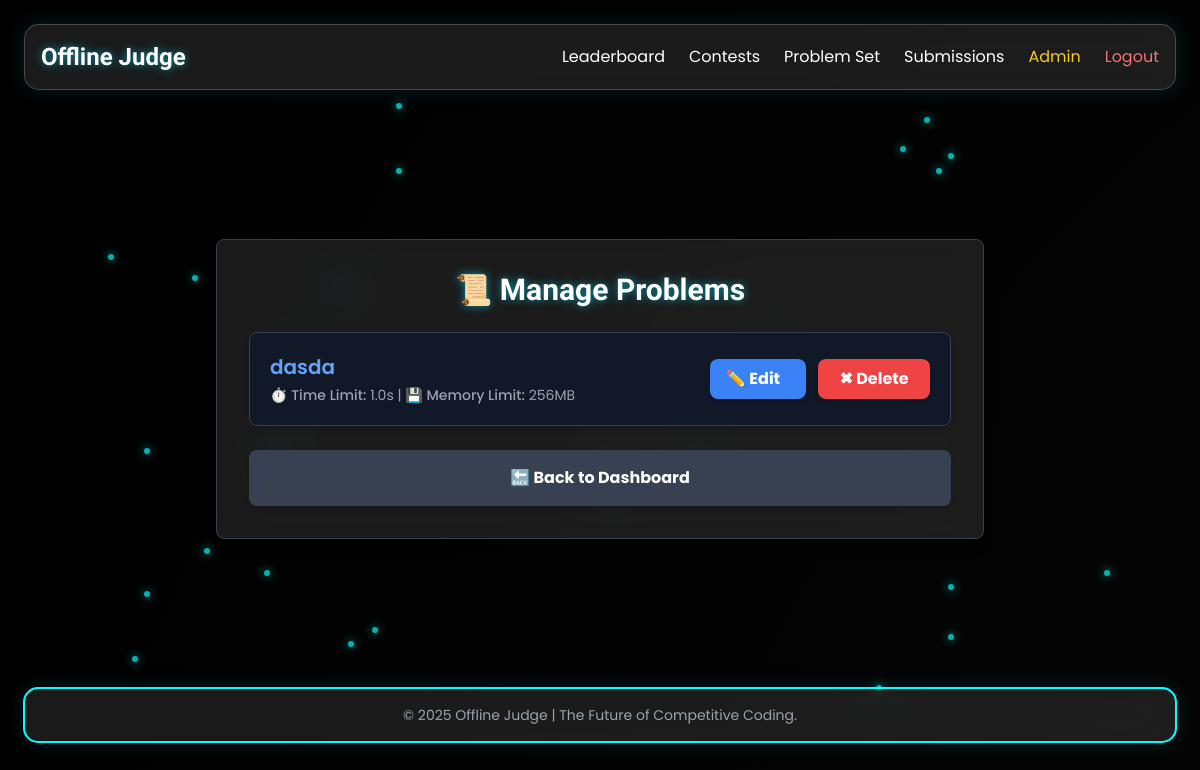
Page /admin/manage_problems (signed in) on the earlier database version.
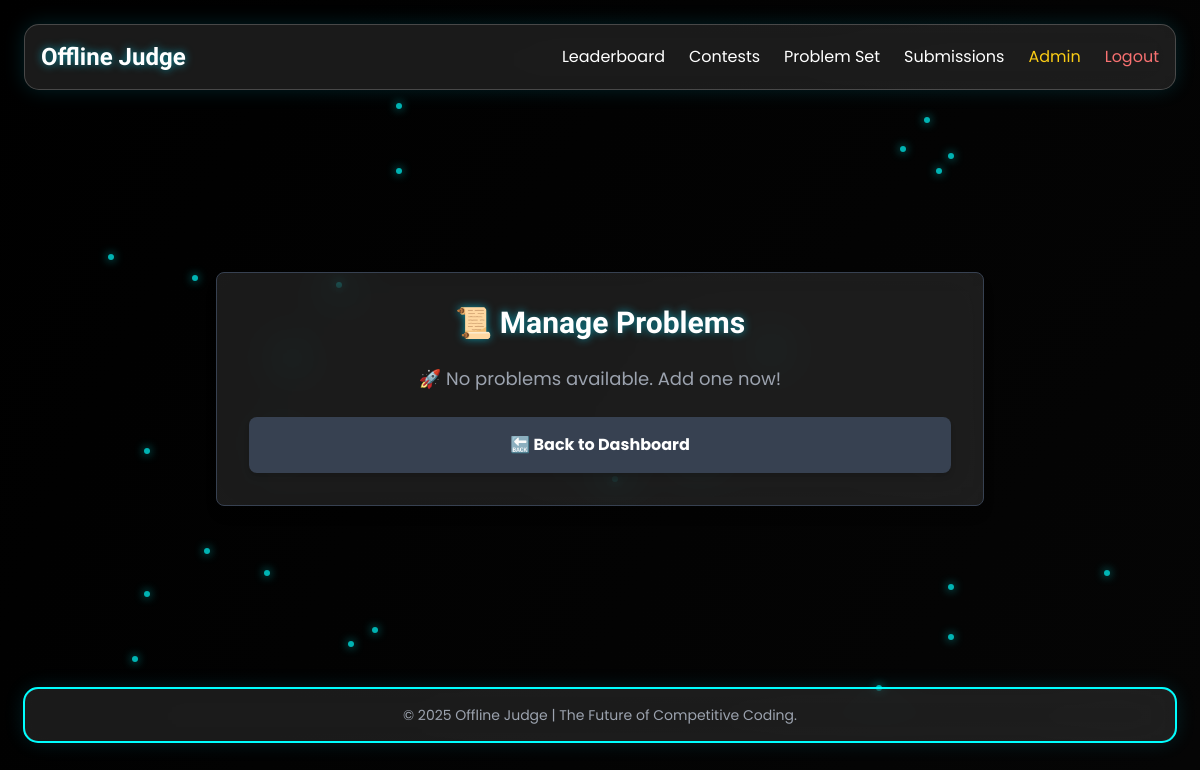
Same page on the later database version.
### models.py (models this page shows)
class Problem(db.Model):
    id = db.Column(db.Integer, primary_key=True)
    title = db.Column(db.String(100), nullable=False)
    description = db.Column(db.String(255), nullable=False)
    time_limit = db.Column(db.Float, nullable=False, default=1.0)
    memory_limit = db.Column(db.Integer, nullable=False, default=256)
    submissions = db.relationship('Submission', backref='problem', lazy=True)
    contest_id = db.Column(db.Integer, db.ForeignKey('contest.id'), nullable=True)
    category = db.Column(db.String(50), nullable=True)
    problem_set_id = db.Column(db.Integer, db.ForeignKey('problem_set.id'), nullable=True)
    difficulty = db.Column(db.String(10), nullable=False, default='Easy')
    tags = db.Column(db.String(255), nullable=True)

### routes.py (the view)
    @staticmethod
    @login_required
    @admin_required
    def manage_problems(contest_id=None): return render_template('admin/manage_problems.html', problems=Problem.query.filter_by(contest_id=contest_id).all() if contest_id else Problem.query.filter_by(contest_id=None).all(), contest_id=contest_id)

### routes.py (called while the page is built)
def admin_required(f):
    @wraps(f)
    def decorated(*args, **kwargs):
        if current_user.role != 'admin': flash('Admin access only', 'error'); return redirect(url_for('index'))
        return f(*args, **kwargs)
    return decorated

@login_manager.user_loader
def load_user(user_id): return User.query.get(int(user_id))

### templates/admin/manage_problems.html (shortened to what this page needs)
{% extends "base.html" %}  {% block content %}
<div class="flex justify-center items-center min-h-[calc(100vh-250px)] py-10">
    <div class="glass p-8 rounded-lg w-full max-w-3xl shadow-lg border border-gray-700">
        <h1 class="text-3xl font-bold neon-text text-center mb-6">📜 {% if contest_id %}Edit{% else %}Manage {% endif %} Problems</h1>
        {% if problems %}
        <ul class="space-y-6">
            {% for problem in problems %}
            <li class="p-5 rounded-lg bg-gray-900 text-white shadow-md border border-gray-700 flex flex-col md:flex-row justify-between items-start md:items-center hover:shadow-lg hover:border-gray-600">
                <div class="text-left">
                    <p class="text-xl font-semibold text-blue-400 whitespace-pre-wrap">{{ problem.title }}</p>
                    <p class="text-sm text-gray-400 mt-1">
                        ⏱️ <span class="font-medium">Time Limit:</span> {{ problem.time_limit }}s |
                        💾 <span class="font-medium">Memory Limit:</span> {{ problem.memory_limit }}MB
                    </p>
                </div>
                <div class="flex space-x-3 mt-3 md:mt-0">
                    <a href="{{ url_for('edit_problem', problem_id=problem.id) }}" class="px-4 py-2 bg-blue-500 hover:bg-blue-600 text-white font-bold rounded-lg shadow-md w-24 h-10">✏️ Edit</a>
                    <form method="POST" action="{{ url_for('delete_problem', problem_id=problem.id) }}">
                        <button type="submit" class="px-4 py-2 bg-red-500 hover:bg-red-600 text-white font-bold rounded-lg shadow-md w-28 h-10">✖ Delete</button>
                    </form>
                </div>
            </li>
            {% endfor %}
        </ul>
        {% else %}
        <p class="text-gray-400 text-center text-lg">🚀 No problems available. Add one now!</p>
        {% endif %}
        <a href="{{ url_for('admin_dashboard') }}" class="block mt-6 p-4 rounded-lg bg-gray-700 hover:bg-gray-800 text-white font-bold text-center shadow-md">🔙 Back to Dashboard</a>
    </div>
</div>
{% endblock %}

Differences in the rows shown:
removed Problem: title "dasda", time_limit "1.0", memory_limit "256"
Other differences:
text now shown: "🚀 No problems available. Add one now!"
